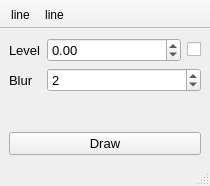
<?xml version="1.0" encoding="UTF-8"?>
<ui version="4.0">
 <class>Contours</class>
 <widget class="QMainWindow" name="Contours">
  <property name="geometry">
   <rect>
    <x>0</x>
    <y>0</y>
    <width>210</width>
    <height>186</height>
   </rect>
  </property>
  <property name="windowTitle">
   <string>Draw Contours</string>
  </property>
  <property name="unifiedTitleAndToolBarOnMac">
   <bool>true</bool>
  </property>
  <widget class="QWidget" name="centralwidget">
   <layout class="QVBoxLayout" name="verticalLayout">
    <item>
     <widget class="QWidget" name="widget" native="true">
      <layout class="QGridLayout" name="gridLayout">
       <property name="leftMargin">
        <number>0</number>
       </property>
       <property name="topMargin">
        <number>0</number>
       </property>
       <property name="rightMargin">
        <number>0</number>
       </property>
       <property name="bottomMargin">
        <number>0</number>
       </property>
       <item row="1" column="0">
        <widget class="QLabel" name="label_2">
         <property name="font">
          <font>
           <pointsize>10</pointsize>
          </font>
         </property>
         <property name="text">
          <string>Blur</string>
         </property>
        </widget>
       </item>
       <item row="1" column="1">
        <widget class="QSpinBox" name="blur_radius_sb">
         <property name="font">
          <font>
           <pointsize>10</pointsize>
          </font>
         </property>
         <property name="maximum">
          <number>9999</number>
         </property>
         <property name="value">
          <number>2</number>
         </property>
         <property name="neutrinoSave" stdset="0">
          <bool>true</bool>
         </property>
        </widget>
       </item>
       <item row="0" column="1">
        <layout class="QHBoxLayout" name="horizontalLayout" stretch="1,0">
         <item>
          <widget class="QDoubleSpinBox" name="level_dsb">
           <property name="font">
            <font>
             <pointsize>10</pointsize>
            </font>
           </property>
           <property name="minimum">
            <double>-999999999.000000000000000</double>
           </property>
           <property name="maximum">
            <double>999999999.000000000000000</double>
           </property>
           <property name="neutrinoSave" stdset="0">
            <bool>true</bool>
           </property>
          </widget>
         </item>
         <item>
          <widget class="QCheckBox" name="percent">
           <property name="font">
            <font>
             <pointsize>10</pointsize>
            </font>
           </property>
           <property name="toolTip">
            <string>Absolute/percentage</string>
           </property>
           <property name="layoutDirection">
            <enum>Qt::RightToLeft</enum>
           </property>
           <property name="text">
            <string/>
           </property>
           <property name="neutrinoSave" stdset="0">
            <bool>true</bool>
           </property>
          </widget>
         </item>
        </layout>
       </item>
       <item row="0" column="0">
        <widget class="QLabel" name="label">
         <property name="font">
          <font>
           <pointsize>10</pointsize>
          </font>
         </property>
         <property name="text">
          <string>Level</string>
         </property>
        </widget>
       </item>
      </layout>
     </widget>
    </item>
    <item>
     <spacer name="verticalSpacer">
      <property name="orientation">
       <enum>Qt::Vertical</enum>
      </property>
      <property name="sizeHint" stdset="0">
       <size>
        <width>20</width>
        <height>40</height>
       </size>
      </property>
     </spacer>
    </item>
    <item>
     <widget class="QPushButton" name="draw_pb">
      <property name="font">
       <font>
        <pointsize>10</pointsize>
       </font>
      </property>
      <property name="text">
       <string>Draw</string>
      </property>
     </widget>
    </item>
   </layout>
  </widget>
  <widget class="QToolBar" name="toolBar">
   <property name="windowTitle">
    <string>toolBar</string>
   </property>
   <property name="movable">
    <bool>false</bool>
   </property>
   <property name="iconSize">
    <size>
     <width>20</width>
     <height>20</height>
    </size>
   </property>
   <property name="floatable">
    <bool>false</bool>
   </property>
   <attribute name="toolBarArea">
    <enum>TopToolBarArea</enum>
   </attribute>
   <attribute name="toolBarBreak">
    <bool>false</bool>
   </attribute>
   <addaction name="actionCenter"/>
   <addaction name="actionLine"/>
  </widget>
  <widget class="QStatusBar" name="statusBar">
   <property name="font">
    <font>
     <pointsize>10</pointsize>
    </font>
   </property>
  </widget>
  <action name="actionLine">
   <property name="icon">
    <iconset>
     <normaloff>:icons//line.png</normaloff>:icons//line.png</iconset>
   </property>
   <property name="text">
    <string>line</string>
   </property>
   <property name="toolTip">
    <string>Show contour line window</string>
   </property>
  </action>
  <action name="actionCenter">
   <property name="checkable">
    <bool>true</bool>
   </property>
   <property name="icon">
    <iconset resource="../../../build-neutrinoMaster-Brew-Default/src/qrc/icons.qrc">
     <normaloff>:/icons/center.png</normaloff>:/icons/center.png</iconset>
   </property>
   <property name="text">
    <string>line</string>
   </property>
   <property name="toolTip">
    <string>Set image origin</string>
   </property>
  </action>
 </widget>
 <resources>
  <include location="../../../build-neutrinoMaster-Brew-Default/src/qrc/icons.qrc"/>
 </resources>
 <connections/>
</ui>
